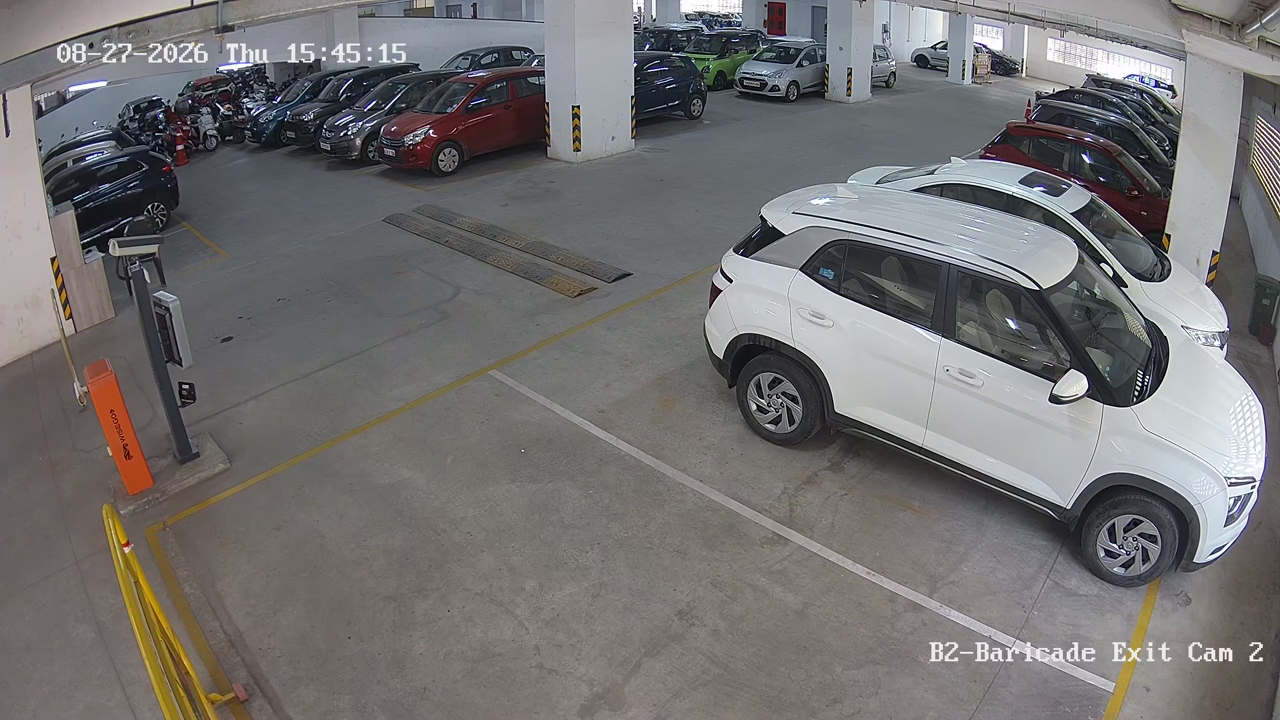
#> input picture evidence/exit/cam3_exit_ramp_f150.png, 1280 x 720 px
$ python -i create_parking_videos.py   (imports and definitions only)
#> lines starting #> are read from the running program, lines starting #| are printed output that depends on the picture
import os
import sys
import glob
import datetime
from PIL import Image, ImageDraw, ImageFont, ImageEnhance
import subprocess

# Output directory
output_dir = r"c:\Users\ASUS\Desktop\parktwin\videos"
# [1 line not run here, left out]

brain_dir = r"C:\Users\ASUS\.gemini\antigravity\brain\e39043b3-3aef-48ab-8041-45cdf29eca92"
img_files = sorted(glob.glob(os.path.join(brain_dir, "parking_lot_ai_view*.jpg")))

# [5 lines not run here, left out]

# Resolution setup
WIDTH, HEIGHT = 1280, 720
FPS = 30

def get_font(size):
    try:
        return ImageFont.truetype("arial.ttf", size)
    except:
        return ImageFont.load_default()

font_large = get_font(24)
font_medium = get_font(18)
font_small = get_font(14)

# [92 lines left out: function process_frame, not called in this run]

# Render function using ffmpeg stdin rawvideo
def build_mp4(images_with_modes, output_path, duration_per_img=5.0):
    cmd = [
        "ffmpeg", "-y",
        "-f", "rawvideo",
        "-vcodec", "rawvideo",
        "-s", f"{WIDTH}x{HEIGHT}",
        "-pix_fmt", "rgb24",
        "-r", str(FPS),
        "-i", "-",
        "-c:v", "libx264",
        "-pix_fmt", "yuv420p",
        "-preset", "fast",
        "-crf", "20",
        output_path
    ]

    proc = subprocess.Popen(cmd, stdin=subprocess.PIPE)

    for img_path, mode in images_with_modes:
        img = Image.open(img_path).convert("RGB")
        total_frames = int(FPS * duration_per_img)
        for f in range(total_frames):
            frame = process_frame(img, f, total_frames, mode=mode)
            proc.stdin.write(frame.tobytes())

    proc.stdin.close()
    proc.wait()
    print(f"Generated video: {output_path}")

# Load images
# [1 line that did not run here, left out]
# [1 line that did not run here, left out]
# [1 line that did not run here, left out]

# 1. Create Car Entering Video (Video 1)
# [13 lines not run here, left out]

>>> import cv2
>>> picture = cv2.imread('../evidence/exit/cam3_exit_ramp_f150.png', cv2.IMREAD_GRAYSCALE)
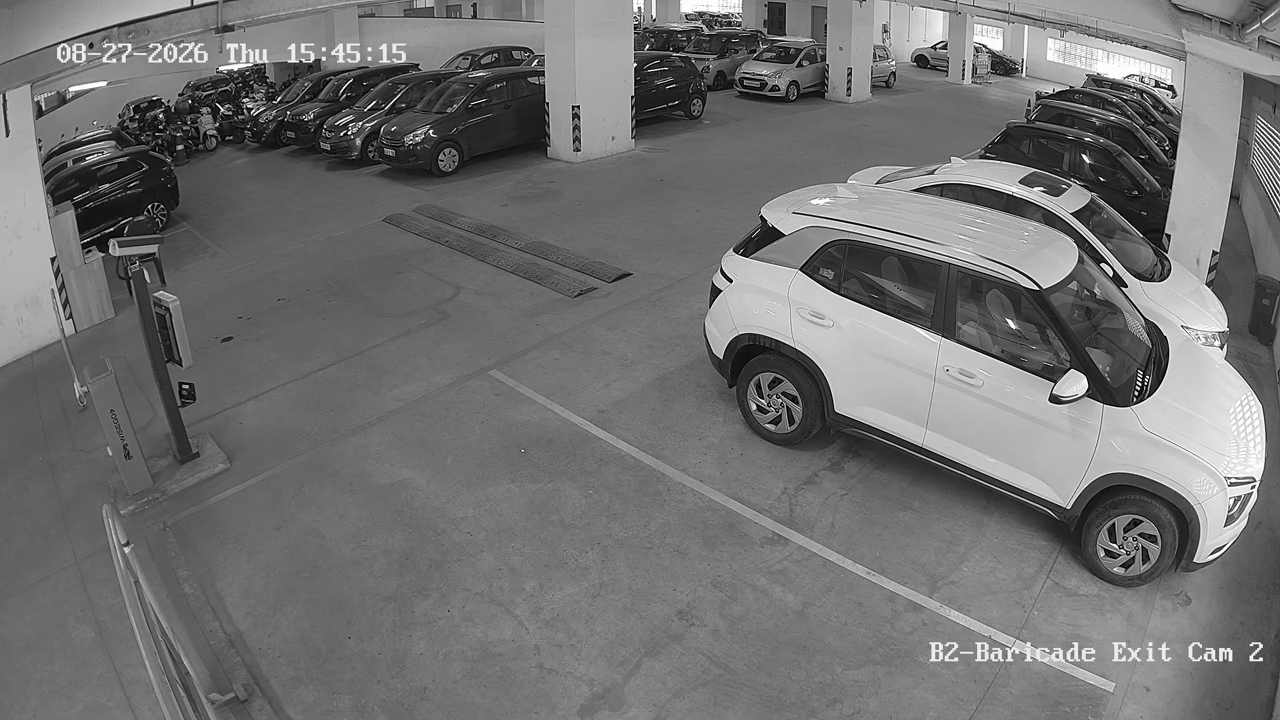
#> picture: shape (720, 1280); min 0, max 255, mean 113.4
>>> result = build_mp4(picture, 'out.png')
#> (the run stopped early here; a loop or call above may not have finished)
